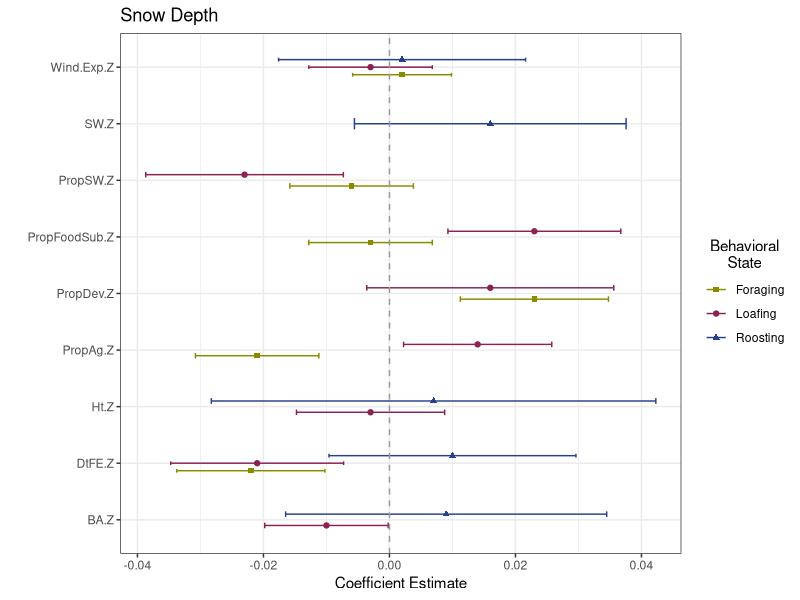
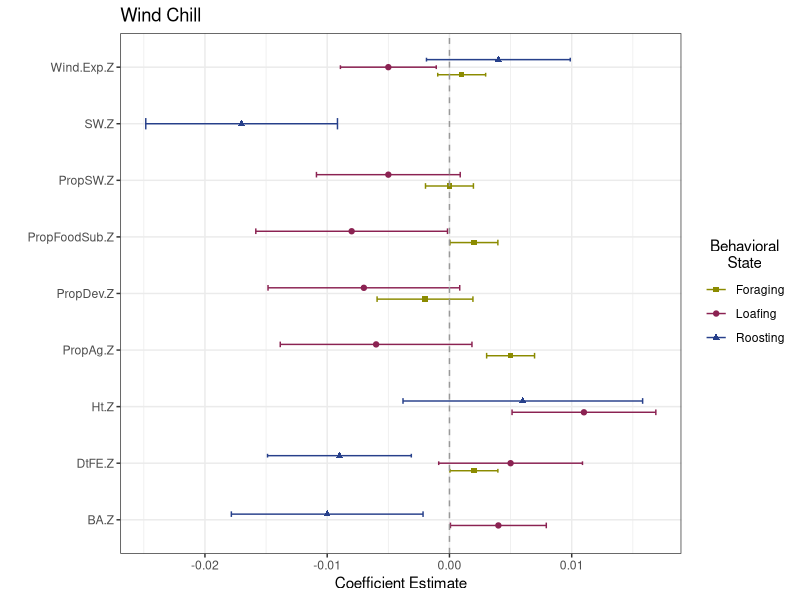
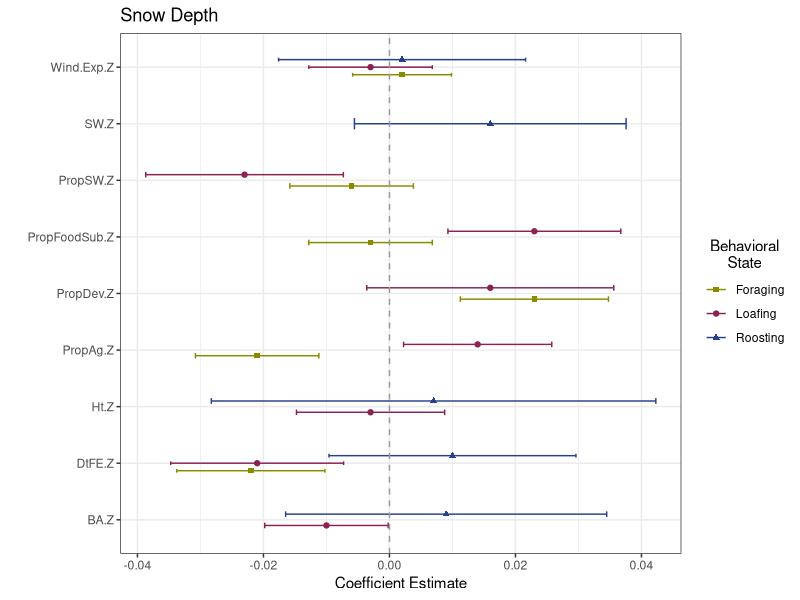
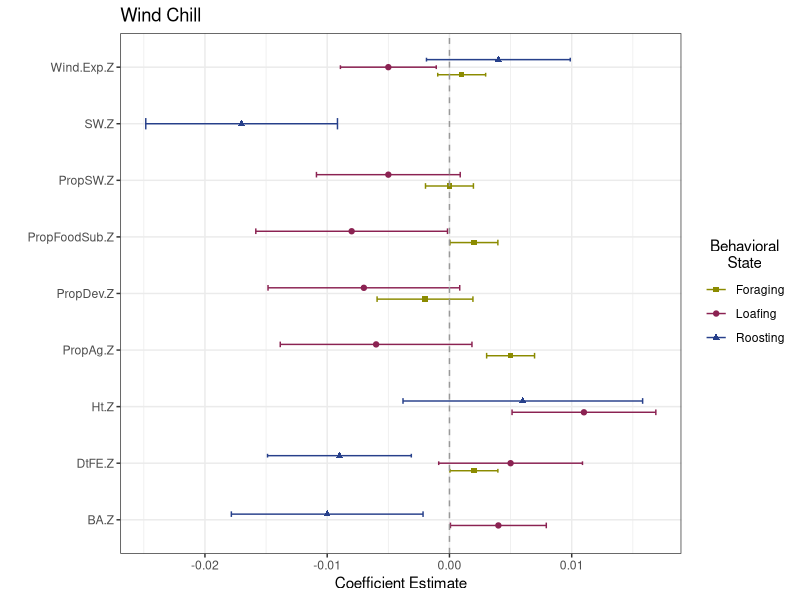
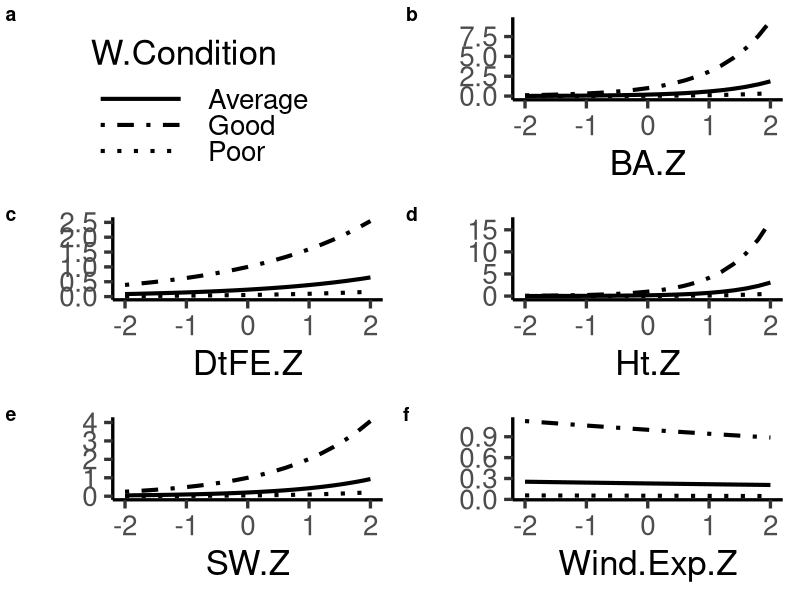
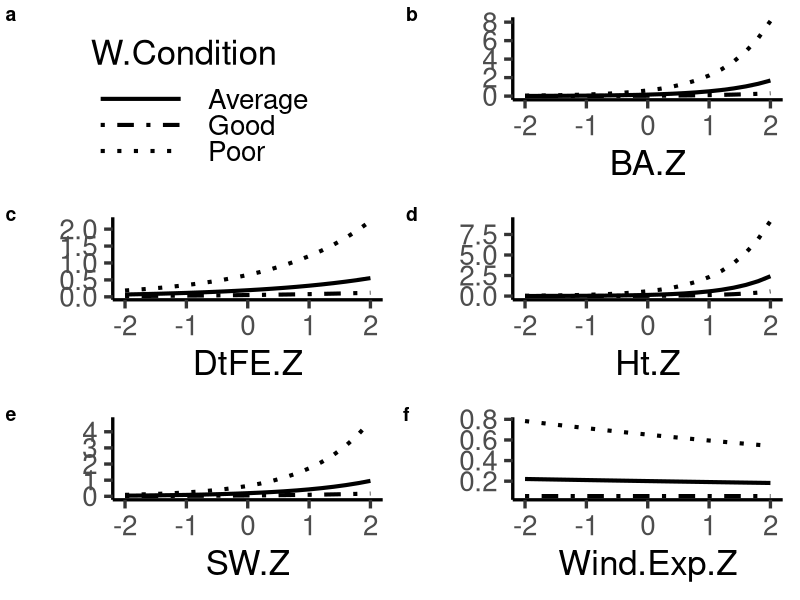
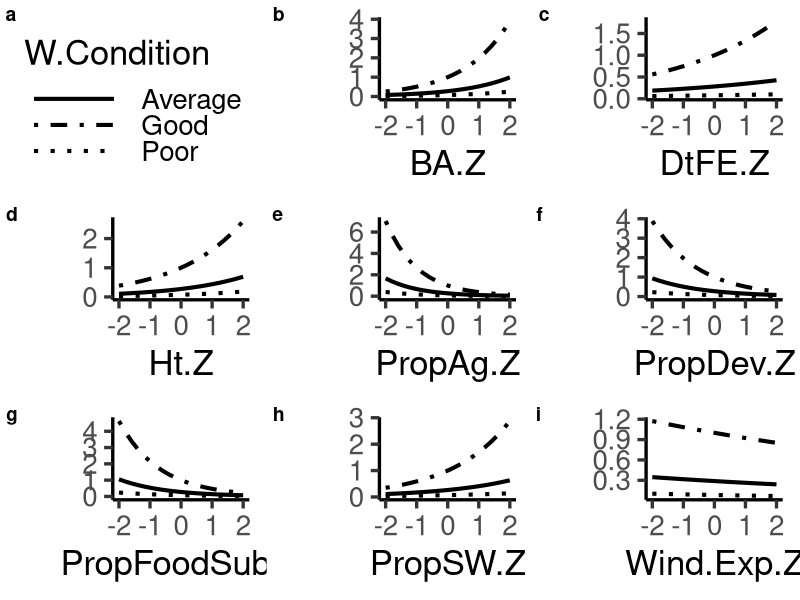
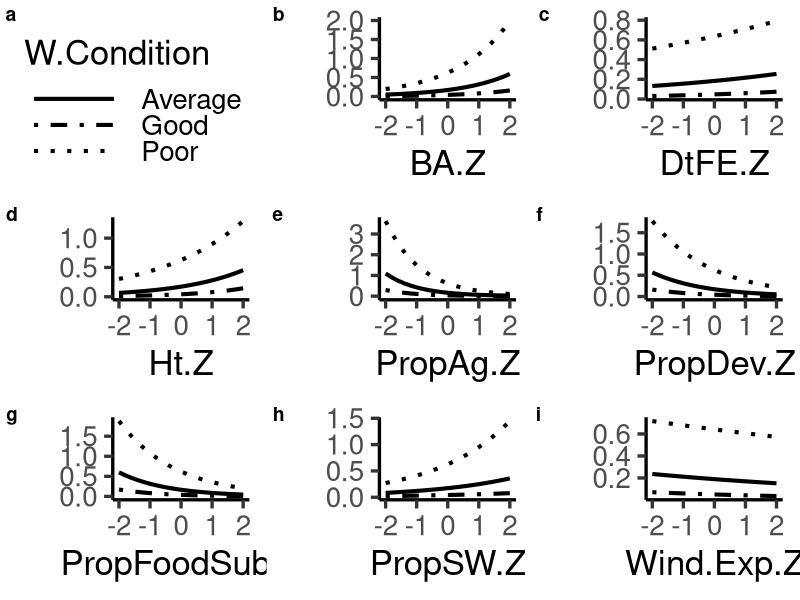

The R script that drew these images, in order:
require(dplyr)
require(ggplot2)
require(forcats)

### Comparison of Magnitude of Interactions
interactions.raw <- read.csv("Results/InteractionResults.csv") %>%
  mutate(Beh_State = as.factor(Analysis)) %>%
  mutate(LC_Cov = as.factor(HabitatCov)) %>%
  rename(Interaction = mean, SD = sd)
# interactions.raw$Beh_State <- factor(interactions.raw$Beh_State,
#                                      levels = c("Roost", "Loafing", "Foraging"))
# interactions.raw$LC_Cov <- factor(interactions.raw$LC_Cov,
#                                   levels = c("Wind Exposure", "Distance to Edge", "Proportion Ag",
#                                              "Proportion Dev", "Proportion SW", "% Softwood",
#                                              "Mean Tree Height", "Basal Area"))

#Graph showing interaction terms for snow depth
int.Snow <- interactions.raw %>% filter(WeatherCov == "SD")
ggplot(data = int.Snow, aes(y = LC_Cov, x = Interaction, shape = Beh_State, color = Beh_State)) +
  geom_point(size = 1.5,
             position = position_dodge(width = .4)) +
  geom_errorbar(aes(xmin = Interaction - (1.96*SD), xmax = Interaction + (1.96*SD)),
                width = .2,
                position = position_dodge(width = .4)) +
  geom_vline(xintercept = 0, color = "grey60", linetype = 2) +
  theme_bw() + 
  xlab("Coefficient Estimate") +
  ylab("") +
  ggtitle("Snow Depth") +
  labs(color = "Behavioral\nState") + 
  theme(legend.title.align=0.5) + 
  scale_colour_manual(name = "Behavioral\nState",
                      # labels = c("Roost", "Stationary", "Mobile"),
                      values = c("yellow4", "violetred4", "royalblue4")) +   
  scale_shape_manual(name = "Behavioral\nState",
                     # labels = c("Roost", "Stationary", "Mobile"),
                     values = c(15, 19, 17))
ggsave("Results/SnowDepth_InteractionComp.jpeg", width = 8, height = 7, units = "in")


#Graph showing interaction terms for Previous days wind chill
int.Wind <- interactions.raw %>% filter(WeatherCov == "WC_prev")
ggplot(data = int.Wind, aes(y = LC_Cov, x = Interaction, shape = Beh_State, color = Beh_State)) +
  geom_point(size = 1.5,
             position = position_dodge(width = .4)) +
  geom_errorbar(aes(xmin = Interaction - (1.96*SD), xmax = Interaction + (1.96*SD)),
                width = .2,
                position = position_dodge(width = .4)) +
  geom_vline(xintercept = 0, color = "grey60", linetype = 2) +
  theme_bw() + 
  xlab("Coefficient Estimate") +
  ylab("") +
  ggtitle("Wind Chill") +
  labs(color = "Behavioral\nState") + 
  theme(legend.title.align=0.5) + 
  scale_colour_manual(name = "Behavioral\nState",
                      # labels = c("Roost", "Stationary", "Mobile"),
                      values = c("yellow4", "violetred4", "royalblue4")) +   
  scale_shape_manual(name = "Behavioral\nState",
                     # labels = c("Roost", "Stationary", "Mobile"),
                     values = c(15, 19, 17))
ggsave("Results/WindChill_InteractionComp.jpeg", width = 8, height = 7, units = "in")


#make big points
#remove endcaps on error bars
#thicker error lines

################################################################################################
### Plot Matrix showing selection at Poor, Average, and Good Weather
require(cowplot)

interactions.raw <- read.csv("Results/CowplotData.csv") %>%
  # mutate(Beh_State = factor(Beh_State, levels = c("Roost", "Stationary", "Mobile"))) %>%
  # mutate(LC_Cov = factor(LC_Cov,
  #                        levels = c("Distance to Edge", "Wind Exposure", "Proportion Ag",
  #                                   "Proportion Dev", "Proportion SW",
  #                                   "Mean Tree Height", "Basal Area", "% Softwood"))) %>%
  arrange(Beh_State, LC_Cov)

int.Snow.Roost <- interactions.raw %>% filter(Weath_Cov == "SD") %>% filter(Beh_State == "Roosting")
int.Wind.Roost <- interactions.raw %>% filter(Weath_Cov == "WC_prev") %>% filter(Beh_State == "Roosting")
int.Snow.Loaf <- interactions.raw %>% filter(Weath_Cov == "SD") %>% filter(Beh_State == "Loafing") %>% distinct()
int.Wind.Loaf <- interactions.raw %>% filter(Weath_Cov == "WC_prev") %>% filter(Beh_State == "Loafing") %>% distinct()
int.Snow.Forage <- interactions.raw %>% filter(Weath_Cov == "SD") %>% filter(Beh_State == "Foraging") %>% distinct()
int.Wind.Forage <- interactions.raw %>% filter(Weath_Cov == "WC_prev") %>% filter(Beh_State == "Foraging") %>% distinct()
int.Wind <- interactions.raw %>% filter(Weath_Cov == "WC_prev")
int.Snow <- interactions.raw %>% filter(Weath_Cov == "SD")
# Condition Thresholds (Used summary on raw data and chose near 1st/3rd Quantile and Mean)
# Wind Chill/Roost = 4, 15, 27
# Snow Depth/Roost = 0, 4, 8

# #This is all plots as one.
# i = 1
# snow.list <- list()
# snow.plots <- list()
# for(i in 1:length(int.Snow$LC_Cov)){
#   snow.df <- data.frame(Behavior = int.Snow$Beh_State[i],
#                         LC = int.Snow$LC_Cov[i],
#                         LC.Coef = int.Snow$LC_Coef[i],
#                         W.Coef = int.Snow$Weath_Coef[i],
#                         Int.Coef = int.Snow$Interaction[i],
#                         LC.Val = rep(seq(-2, 2,.2),3),
#                         W.Val = rep(c(0,4,8), each = 21),
#                         W.Condition = rep(c("Good","Average","Poor"), each = 21))
#   snow.list[[i]] <- snow.df %>%
#     mutate(Est = exp((LC.Coef*LC.Val) + (W.Coef*W.Val) + (Int.Coef*LC.Val*W.Val)))
#   snow.plot <- ggplot(data = snow.list[[i]], aes(x = LC.Val, y = Est, group = W.Condition)) +
#     geom_line(aes(linetype = W.Condition), size = 1.4) +
#     scale_linetype_manual(values = c("solid", 'dotdash', "dotted")) +
#     theme_classic() +
#     xlab(snow.df$LC[i]) + ylab("")
#   
#   snow.plots[[i]] <- snow.plot + theme(legend.position="none")
# }
# 
# legend <- get_legend(snow.plot + theme(legend.position = "bottom"))
# plot_grid(plotlist = snow.plots,
#           legend,
#           labels = "auto",
#           nrow = 3,
#           align = "hv",
#           axis = "lb")

###Roosting 
##Snow Depth 
snow.list <- list()
snow.plots <- list()
for(i in 1:length(int.Snow.Roost$LC_Cov)){
  snow.df <- data.frame(Behavior = int.Snow.Roost$Beh_State[i],
                        LC = int.Snow.Roost$LC_Cov[i],
                        LC.Coef = int.Snow.Roost$LC_Coef[i],
                        W.Coef = int.Snow.Roost$Weath_Coef[i],
                        Int.Coef = int.Snow.Roost$Interaction[i],
                        LC.Val = rep(seq(-2, 2,.2),3),
                        W.Val = rep(c(0,4,8), each = 21),
                        W.Condition = rep(c("Good","Average","Poor"), each = 21))
  snow.list[[i]] <- snow.df %>%
    mutate(Est = exp((LC.Coef*LC.Val) + (W.Coef*W.Val) + (Int.Coef*LC.Val*W.Val)))
  snow.plot <- ggplot(data = snow.list[[i]], aes(x = LC.Val, y = Est, group = W.Condition)) +
    geom_line(aes(linetype = W.Condition), size = 1.4) +
    scale_linetype_manual(values = c("solid", 'dotdash', "dotted")) +
    theme_classic(base_size = 25) +
    xlab(snow.df$LC[i]) + ylab("")
  
  snow.plots[[i]] <- snow.plot + theme(legend.position="none")
}

legend <- get_legend(snow.plot + theme(legend.position = "right", legend.key.width=unit(1,"inch")))

jpeg('Results/Roost_Snow.jpg', width = 1300, height = 1500)
plot_grid(plotlist = snow.plots,
          legend,
          labels = "auto",
          nrow = 3,
          align = "hv",
          axis = "lb")
dev.off()

##Wind Chill
wind.list <- list()
wind.plots <- list()
for(i in 1:length(int.Wind.Roost$LC_Cov)){
  wind.df <- data.frame(Behavior = int.Wind.Roost$Beh_State[i],
                        LC = int.Wind.Roost$LC_Cov[i],
                        LC.Coef = int.Wind.Roost$LC_Coef[i],
                        W.Coef = int.Wind.Roost$Weath_Coef[i],
                        Int.Coef = int.Wind.Roost$Interaction[i],
                        LC.Val = rep(seq(-2, 2,.2),3),
                        W.Val = rep(c(27,15,4), each = 21),
                        W.Condition = rep(c("Good","Average","Poor"), each = 21))
  wind.list[[i]] <- wind.df %>%
    mutate(Est = exp((LC.Coef*LC.Val) + (W.Coef*W.Val) + (Int.Coef*LC.Val*W.Val)))
  wind.plot <- ggplot(data = wind.list[[i]], aes(x = LC.Val, y = Est, group = W.Condition)) +
    geom_line(aes(linetype = W.Condition), size = 1.4) +
    scale_linetype_manual(values = c("solid", 'dotdash', "dotted")) +
    theme_classic(base_size = 25) +
    xlab(wind.df$LC[i]) + ylab("")
  
  wind.plots[[i]] <- wind.plot + theme(legend.position="none")
}

legend <- get_legend(wind.plot + theme(legend.position = "right", legend.key.width=unit(1,"inch")))


jpeg('Results/Roost_Wind.jpg', width = 1300, height = 1500)
plot_grid(plotlist = wind.plots,
          legend,
          labels = "auto",
          nrow = 3,
          align = "hv",
          axis = "lb")
dev.off()

###Loafing 
##Snow Depth 
snow.list <- list()
snow.plots <- list()
for(i in 1:length(int.Snow.Loaf$LC_Cov)){
  snow.df <- data.frame(Behavior = int.Snow.Loaf$Beh_State[i],
                        LC = int.Snow.Loaf$LC_Cov[i],
                        LC.Coef = int.Snow.Loaf$LC_Coef[i],
                        W.Coef = int.Snow.Loaf$Weath_Coef[i],
                        Int.Coef = int.Snow.Loaf$Interaction[i],
                        LC.Val = rep(seq(-2, 2,.2),3),
                        W.Val = rep(c(0,4,8), each = 21),
                        W.Condition = rep(c("Good","Average","Poor"), each = 21))
  snow.list[[i]] <- snow.df %>%
    mutate(Est = exp((LC.Coef*LC.Val) + (W.Coef*W.Val) + (Int.Coef*LC.Val*W.Val)))
  snow.plot <- ggplot(data = snow.list[[i]], aes(x = LC.Val, y = Est, group = W.Condition)) +
    geom_line(aes(linetype = W.Condition), size = 1.4) +
    scale_linetype_manual(values = c("solid", 'dotdash', "dotted")) +
    theme_classic(base_size = 25) +
    xlab(snow.df$LC[i]) + ylab("")
  
  snow.plots[[i]] <- snow.plot + theme(legend.position="none")
}

legend <- get_legend(snow.plot + theme(legend.position = "right", legend.key.width=unit(1,"inch")))

jpeg('Results/Loafing_Snow.jpg', width = 1800, height = 1500)
plot_grid(plotlist = snow.plots,
          legend,
          labels = "auto",
          nrow = 3,
          align = "hv",
          axis = "lb")
dev.off()

##Wind Chill
wind.list <- list()
wind.plots <- list()
for(i in 1:length(int.Wind.Loaf$LC_Cov)){
  wind.df <- data.frame(Behavior = int.Wind.Loaf$Beh_State[i],
                        LC = int.Wind.Loaf$LC_Cov[i],
                        LC.Coef = int.Wind.Loaf$LC_Coef[i],
                        W.Coef = int.Wind.Loaf$Weath_Coef[i],
                        Int.Coef = int.Wind.Loaf$Interaction[i],
                        LC.Val = rep(seq(-2, 2,.2),3),
                        W.Val = rep(c(27,15,4), each = 21),
                        W.Condition = rep(c("Good","Average","Poor"), each = 21))
  wind.list[[i]] <- wind.df %>%
    mutate(Est = exp((LC.Coef*LC.Val) + (W.Coef*W.Val) + (Int.Coef*LC.Val*W.Val)))
  wind.plot <- ggplot(data = wind.list[[i]], aes(x = LC.Val, y = Est, group = W.Condition)) +
    geom_line(aes(linetype = W.Condition), size = 1.4) +
    scale_linetype_manual(values = c("solid", 'dotdash', "dotted")) +
    theme_classic(base_size = 25) +
    xlab(wind.df$LC[i]) + ylab("")
  
  wind.plots[[i]] <- wind.plot + theme(legend.position="none")
}

legend <- get_legend(wind.plot + theme(legend.position = "right", legend.key.width=unit(1,"inch")))

jpeg('Results/Loafing_Wind.jpg', width = 1800, height = 1500)
plot_grid(plotlist = wind.plots,
          legend,
          labels = "auto",
          nrow = 3,
          align = "hv",
          axis = "lb")
dev.off()

###Foraging
##Snow Depth 
snow.list <- list()
snow.plots <- list()
for(i in 1:length(int.Snow.Forage$LC_Cov)){
  snow.df <- data.frame(Behavior = int.Snow.Forage$Beh_State[i],
                        LC = int.Snow.Forage$LC_Cov[i],
                        LC.Coef = int.Snow.Forage$LC_Coef[i],
                        W.Coef = int.Snow.Forage$Weath_Coef[i],
                        Int.Coef = int.Snow.Forage$Interaction[i],
                        LC.Val = rep(seq(-2, 2,.2),3),
                        W.Val = rep(c(0,4,8), each = 21),
                        W.Condition = rep(c("Good","Average","Poor"), each = 21))
  snow.list[[i]] <- snow.df %>%
    mutate(Est = exp((LC.Coef*LC.Val) + (W.Coef*W.Val) + (Int.Coef*LC.Val*W.Val)))
  snow.plot <- ggplot(data = snow.list[[i]], aes(x = LC.Val, y = Est, group = W.Condition)) +
    geom_line(aes(linetype = W.Condition), size = 1.4) +
    scale_linetype_manual(values = c("solid", 'dotdash', "dotted")) +
    theme_classic(base_size = 25) +
    xlab(snow.df$LC[i]) + ylab("")
  
  snow.plots[[i]] <- snow.plot + theme(legend.position="none")
}

legend <- get_legend(snow.plot + theme(legend.position = "right", legend.key.width=unit(1,"inch")))


jpeg('Results/Foraging_Snow.jpg', width = 1800, height = 1500)
plot_grid(plotlist = snow.plots,
          legend,
          labels = "auto",
          nrow = 3,
          align = "hv",
          axis = "lb")
dev.off()

##Wind Chill
wind.list <- list()
wind.plots <- list()
for(i in 1:length(int.Wind.Forage$LC_Cov)){
  wind.df <- data.frame(Behavior = int.Wind.Forage$Beh_State[i],
                        LC = int.Wind.Forage$LC_Cov[i],
                        LC.Coef = int.Wind.Forage$LC_Coef[i],
                        W.Coef = int.Wind.Forage$Weath_Coef[i],
                        Int.Coef = int.Wind.Forage$Interaction[i],
                        LC.Val = rep(seq(-2, 2,.2),3),
                        W.Val = rep(c(27,15,4), each = 21),
                        W.Condition = rep(c("Good","Average","Poor"), each = 21))
  wind.list[[i]] <- wind.df %>%
    mutate(Est = exp((LC.Coef*LC.Val) + (W.Coef*W.Val) + (Int.Coef*LC.Val*W.Val)))
  wind.plot <- ggplot(data = wind.list[[i]], aes(x = LC.Val, y = Est, group = W.Condition)) +
    geom_line(aes(linetype = W.Condition), size = 1.4) +
    scale_linetype_manual(values = c("solid", 'dotdash', "dotted")) +
    theme_classic(base_size = 25) +
    xlab(wind.df$LC[i]) + ylab("")
  
  wind.plots[[i]] <- wind.plot + theme(legend.position="none")
}

legend <- get_legend(wind.plot + theme(legend.position = "right", legend.key.width=unit(1,"inch")))


jpeg('Results/Foraging_Wind.jpg', width = 1800, height = 1500)
plot_grid(plotlist = wind.plots,
          legend,
          labels = "auto",
          nrow = 3,
          align = "hv",
          axis = "lb")
dev.off()

#### Momentuhmm Transition Probability graphs

